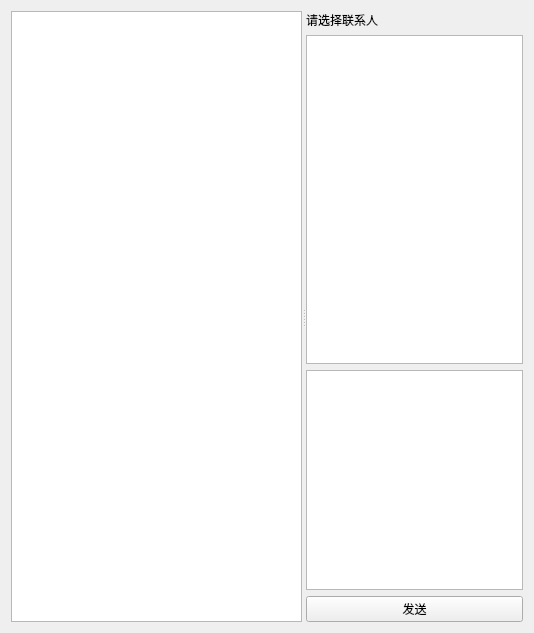
    <widget class="QWidget" name="tab_4">
     <attribute name="title">
      <string>内部通讯</string>
     </attribute>
     <layout class="QGridLayout" name="gridLayout_12">
      <item row="0" column="0">
       <widget class="QSplitter" name="splitter">
        <property name="orientation">
         <enum>Qt::Orientation::Horizontal</enum>
        </property>
        <widget class="QListWidget" name="listWidgetContacts">
         <property name="minimumSize">
          <size>
           <width>291</width>
           <height>611</height>
          </size>
         </property>
         <property name="maximumSize">
          <size>
           <width>16777215</width>
           <height>16777215</height>
          </size>
         </property>
        </widget>
        <widget class="QWidget" name="widgetChatPanel" native="true">
         <layout class="QVBoxLayout" name="verticalLayout_4">
          <item>
           <widget class="QLabel" name="labChatTarget">
            <property name="text">
             <string>请选择联系人</string>
            </property>
           </widget>
          </item>
          <item>
           <widget class="QTextBrowser" name="textBrowserChat"/>
          </item>
          <item>
           <widget class="QTextEdit" name="textEditMessage">
            <property name="maximumSize">
             <size>
              <width>16777215</width>
              <height>220</height>
             </size>
            </property>
           </widget>
          </item>
          <item>
           <widget class="QPushButton" name="btnSendMessage">
            <property name="text">
             <string>发送</string>
            </property>
           </widget>
          </item>
         </layout>
        </widget>
       </widget>
      </item>
     </layout>
    </widget>
